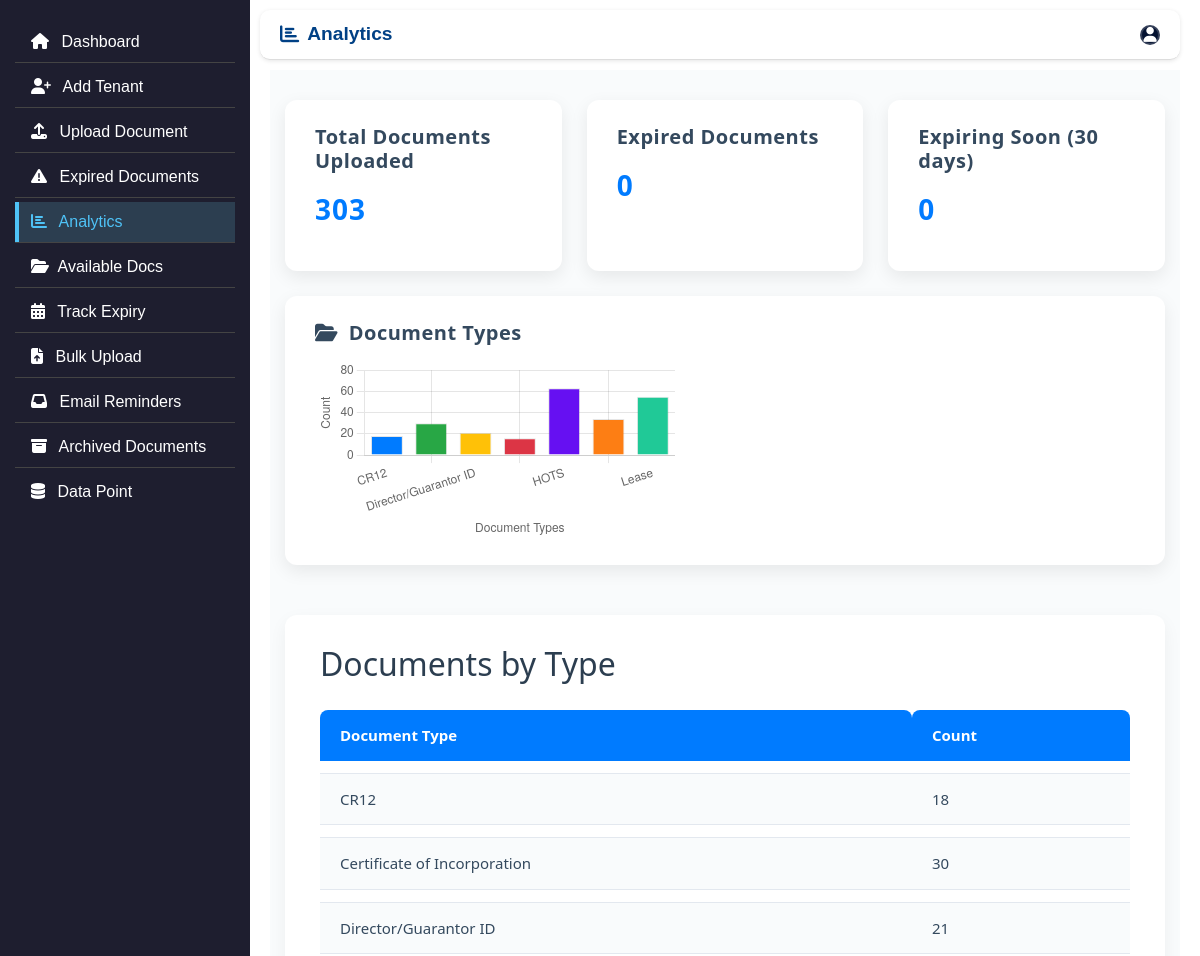
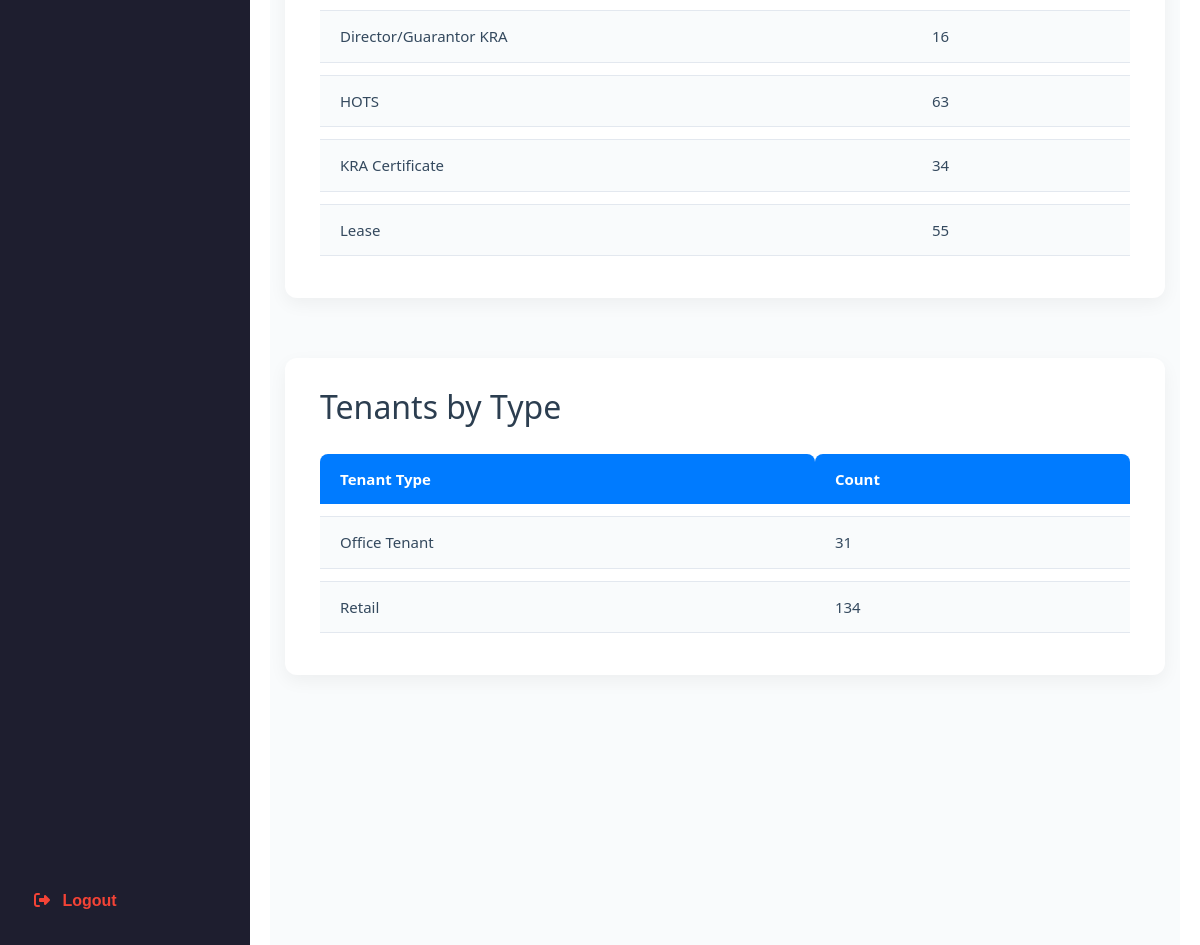
Page /analytics/ (signed in) on the committed database (2 pictures, top to bottom).
### files/models.py (models this page shows, shortened)
class TenantType(models.Model):
    code = models.CharField(max_length=20, unique=True)  # e.g., 'office'
    label = models.CharField(max_length=100)
    history = HistoricalRecords()

### files/views.py (the view)
# urls.py: path('analytics/', views.analytics, name='analytics'),
@login_required(login_url='login')
@permission_required('files.can_view_analytics', raise_exception=True)
def analytics(request):
    total_documents = Document.objects.count()
    expired_documents_count = Document.objects.filter(expiry_date__lt=date.today()).count()
    expiring_soon_count = Document.objects.filter(
        expiry_date__range=[date.today(), date.today() + timedelta(days=30)]
    ).count()
    documents_per_type = (
        Document.objects
        .values('doc_type_fk__label')
        .annotate(count=Count('tenant', distinct=True))
    )
    tenants_per_type = Tenant.objects.values(
        tenant_type_label=Coalesce('tenant_type_fk__label', Value('Unknown'))
    ).annotate(count=Count('id'))
    doc_types = [item['doc_type_fk__label'] or 'Unknown' for item in documents_per_type]
    doc_type_values = [item['count'] for item in documents_per_type]
    context = {
        'total_documents': total_documents,
        'expired_documents_count': expired_documents_count,
        'expiring_soon_count': expiring_soon_count,
        'documents_per_type': documents_per_type,
        'tenants_per_type': tenants_per_type,
        'doc_types': doc_types,
        'doc_type_values': doc_type_values
    }
    return render(request, 'files/analytics.html', context)

### files/templates/files/analytics.html (shortened to what this page needs)
{% extends 'base.html' %}
{% load static %}
{% block page_title %}
<i class="fas fa-chart-bar" style="margin-right: 8px;"></i>Analytics
{% endblock %}
{% block extra_head %}
<link rel="stylesheet" href="{% static 'css/analytics.css' %}">
{% endblock %}
{% block content %}
<div class="analytics-container">
    <div class="analytics-card-row">
        <div class="analytics-card">
            <h3>Total Documents Uploaded</h3>
            <p>{{ total_documents }}</p>
        </div>
        <div class="analytics-card">
            <h3>Expired Documents</h3>
            <p>{{ expired_documents_count }}</p>
        </div>
        <div class="analytics-card">
            <h3>Expiring Soon (30 days)</h3>
            <p>{{ expiring_soon_count }}</p>
        </div>
        <div class="analytics-card">
            <h3><i class="fas fa-folder-open" style="margin-right: 5px;"></i> Document Types</h3>
            <div class="analytics-pie-wrapper">
                <canvas id="docTypeChart"></canvas>
            </div>
        </div>
    </div>
    <div class="analytics-table-section">
        <h2>Documents by Type</h2>
        <table class="analytics-table">
            <thead>
                <tr><th>Document Type</th><th>Count</th></tr>
            </thead>
            <tbody>
                {% for item in documents_per_type %}
                    <tr>
                        <td>{{ item.doc_type_fk__label|default:"Unknown" }}</td>
                        <td>{{ item.count }}</td>
                    </tr>
                {% empty %}
                    <tr><td colspan="2">No documents found.</td></tr>
                {% endfor %}
            </tbody>
        </table>
    </div>
    <div class="analytics-table-section">
        <h2>Tenants by Type</h2>
        <table class="analytics-table">
            <thead>
                <tr><th>Tenant Type</th><th>Count</th></tr>
            </thead>
            <tbody>
               {% for item in tenants_per_type %}
    <tr>
        <td>{{ item.tenant_type_label }}</td>
        <td>{{ item.count }}</td>
    </tr>
{% empty %}
    <tr><td colspan="2">No tenants found.</td></tr>
{% endfor %}
            </tbody>
        </table>
    </div>
</div>
<script>
    const docTypes = {{ doc_types|safe }};
    const docTypeCounts = {{ doc_type_values|safe }};
    new Chart(document.getElementById('docTypeChart'), {
        type: 'bar',
        data: {
            labels: docTypes,
            datasets: [{
                label: 'Document Count',
                data: docTypeCounts,
                backgroundColor: [
                    '#007bff', '#28a745', '#ffc107', '#dc3545', '#6610f2',
                    '#fd7e14', '#20c997', '#17a2b8', '#6f42c1', '#e83e8c'
                ],
                borderWidth: 1
            }]
        },
        options: {
            responsive: true,
            scales: {
                y: {
                    beginAtZero: true,
                    title: {
                        display: true,
                        text: 'Count'
                    }
                },
                x: {
                    title: {
                        display: true,
                        text: 'Document Types'
                    }
                }
            },
            plugins: {
                legend: {
                    display: false
                },
                tooltip: {
                    enabled: true
                }
            }
        }
    });
</script>
{% endblock %}

### files/static/css/analytics.css (style rules this page uses)
.analytics-container { max-width: 1200px; margin: auto; padding: 30px 15px; font-family: 'Segoe UI', Tahoma, Geneva, Verdana, sans-serif; background: #f9fbfc; min-height: 100vh; color: #2c3e50; }
.analytics-card-row { display: flex; flex-wrap: wrap; gap: 25px; margin-bottom: 50px; justify-content: center; }
.analytics-card { background: white; border-radius: 12px; box-shadow: 0 6px 18px rgba(0,0,0,0.08); padding: 25px 30px; flex: 1 1 260px; min-width: 260px; transition: transform 0.3s ease, box-shadow 0.3s ease; position: relative; cursor: default; }
.analytics-card h3 { margin: 0 0 15px; font-size: 20px; color: #34495e; font-weight: 700; letter-spacing: 0.5px; }
.analytics-card p { font-size: 28px; font-weight: 700; color: #007bff; letter-spacing: 1px; }
.analytics-table-section { margin-bottom: 60px; background: white; padding: 30px 35px; border-radius: 12px; box-shadow: 0 6px 18px rgba(0,0,0,0.05); }
.analytics-table { width: 100%; border-collapse: separate; border-spacing: 0 12px; margin-top: 15px; font-size: 15px; }
.analytics-table th, .analytics-table td { padding: 14px 20px; text-align: left; vertical-align: middle; color: #34495e; }
.analytics-table th { background-color: #007bff; color: white; font-weight: 700; border-radius: 8px 8px 0 0; user-select: none; }
.analytics-table td { background: #f9fbfc; border-top: 1px solid #e3e8ef; border-bottom: 1px solid #e3e8ef; transition: background-color 0.3s ease; }
.analytics-pie-wrapper { height: 180px; margin-top: 15px; }

### files/static/css/dashboard.css (style rules this page uses)
body { margin: 0; padding: 0; background-color: #ffffff; font-family: Arial, sans-serif; }

### files/templates/base.html (style rules this page uses)
body { margin: 0; padding: 0; background-color: #ffffff; display: flex; font-family: Arial, sans-serif; height: 100vh; overflow: hidden; }

### rows in the picture
TenantType: tenant_type_label "Office Tenant", count "31"
TenantType: tenant_type_label "Retail", count "134"

### other values in the picture
{{ total_documents }} "303"
{{ expired_documents_count }} "0"
{{ expiring_soon_count }} "0"
{{ item.doc_type_fk__label|default:"Unknown" }} "CR12" "Certificate of Incorporation" "Director/Guarantor ID" "Director/Guarantor KRA" "HOTS" "KRA Certificate" "Lease"
{{ item.count }} "18" "30" "21" "16" "63" "34" "55"
chart data {{ doc_type_values|safe }} [18, 30, 21, 16, 63, 34, 55]
